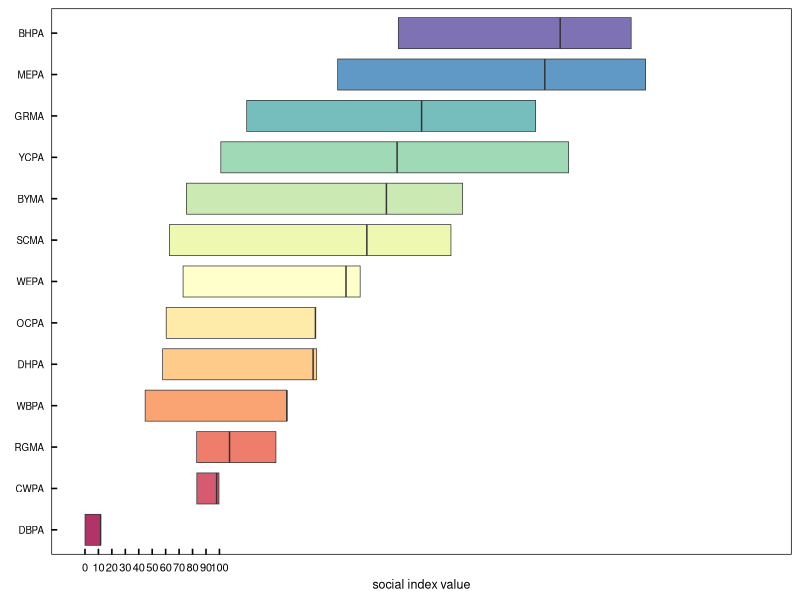
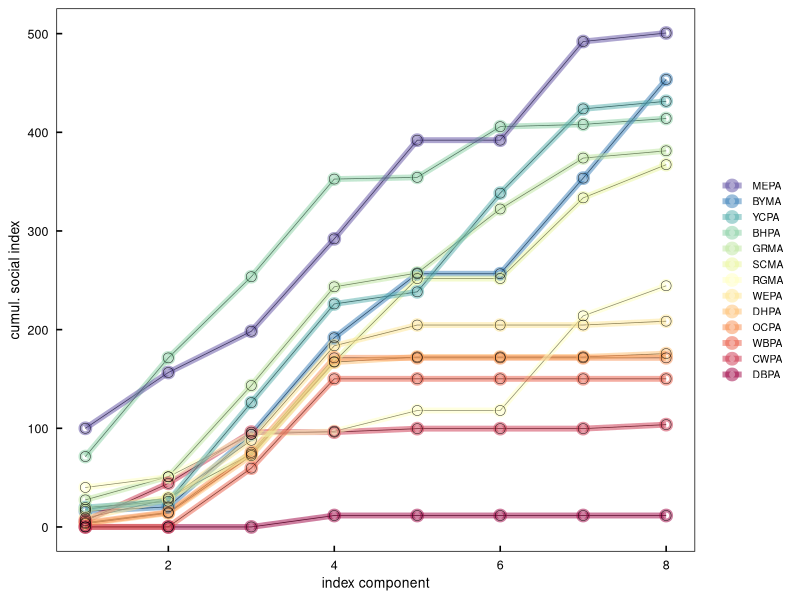
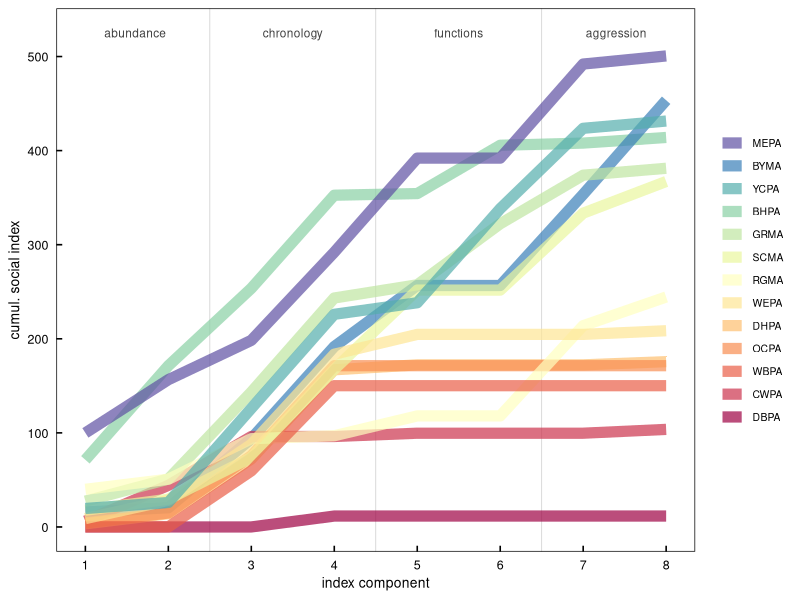

Write the R code that produced these figures, in order.
#### this script is compiling data for the sociality index 
#### then some basic dataviz


library(ggplot2)      # plotting and viz
library(plyr)         # legacy df manipulation
library(dplyr)        # variable grouping and manipulation
library(reshape)      # legacy df manipulation
library(data.table)   # legacy functions on df 
library(tidyverse)
library(tidyr)        # gathering and spreading
library(zoo)          # roll mean
library(ggthemes)     # helpful ggplot themes
library(forcats)
library(scales)
library(RColorBrewer) # pretty colors
library(ggridges)
library(colorspace)
library(patchwork)
library(lubridate)    # formatting times dates


# my custom ggplot theme
themeKV <- theme_few()+
  theme(strip.background = element_blank(),
        axis.line = element_blank(),
        axis.text.x = element_text(colour = "black", margin = margin(0.2, unit = "cm")),
        axis.text.y = element_text(colour = "black", margin = margin(c(1, 0.2), unit = "cm")),
        axis.ticks.x = element_line(colour = "black"), axis.ticks.y = element_line(colour = "black"),
        axis.ticks.length=unit(-0.15, "cm"),element_line(colour = "black", linewidth=.25),
        panel.border = element_rect(colour = "black", fill=NA, linewidth=.5),
        legend.title=element_blank(),
        strip.text=element_text(hjust=0))


#### read in beak and wing morph data
#setwd("/Users/kylevanhoutan/colpa_flock/")
# df <- read.csv('data/sociality.csv')
df <- read.csv('data/sociality2.csv')
sociality <- df %>% gather(key="OBSERV", value="ESTIMATE", 2:9) 
sociality$OBSERV <- str_replace(sociality$OBSERV,"X", "")  # remove Xs that were added
sociality$OBSERV <- as.numeric(sociality$OBSERV)  # convert to numeric

# make 13 color Brewer palette
getPalette = colorRampPalette(brewer.pal(11, "Spectral")) # interpolate colors to fit the 13 parrot species
Spectral13 <- getPalette(13) 

# now make box plot, sorting largest to smallest by species
ggplot(sociality, aes(fill=fct_reorder(SPECIES,ESTIMATE, .fun=median), x=ESTIMATE,
                      y=fct_reorder(SPECIES,ESTIMATE, .fun=median, .desc=FALSE))) +
  themeKV + theme(axis.text.y = element_text(size = 7), axis.text.x = element_text(size = 8),
                  axis.title.x = element_text(size = 9),axis.title.y = element_text(size = 0),
                  legend.position = "none") + 
  geom_boxplot(outlier.shape = NA, coef = 0, # remove outliers and whiskers
               lwd=0.25, alpha = 0.8) +
  scale_fill_manual(values = Spectral13) + # bring in manual palette
  xlab("social index value") +
  scale_x_continuous(breaks = seq(0, 100, by = 10))


ggplot(sociality, aes(x=OBSERV, y=ESTIMATE, group = SPECIES)) +
  themeKV + theme(axis.text.x = element_text(size = 9),
                              axis.title.x = element_text(size = 10),
                              axis.text.y = element_text(size = 9),
                              axis.title.y = element_text(size = 10),
                              legend.key.height = unit(0.4, 'cm'), # shrink the native height of legend
                              legend.text = element_text(size=7.5)) + # reduce font size on legend
  geom_line(linewidth = 0.25, alpha = 0.9) + 
  geom_line(aes(color=fct_reorder(SPECIES,ESTIMATE, .fun=max)),linewidth = 2, alpha = 0.5) + 
  geom_point(shape = 21, size = 2, stroke = 2, alpha = 0.5,
             aes(color=fct_reorder(SPECIES,ESTIMATE, .fun=max)))+
  geom_point(shape = 21, size = 3.2, stroke = 0.25, alpha = 0.9)+
  scale_color_manual(values = Spectral13) + # bring in manual palette
  ylab("cumul. social index") +
  xlab("index component") +
  guides(color = guide_legend(reverse=TRUE, # reverse legend sort order to match data sort
                              override.aes = list(size=2))) # reduce point size in legend

vlines <- c(2.5, 4.5, 6.5) # define breaks between groups of sociality index factors
ggplot(sociality, aes(x=OBSERV, y=ESTIMATE, group = SPECIES)) +
  themeKV + theme(axis.text.x = element_text(size = 9),
                  axis.title.x = element_text(size = 10),
                  axis.text.y = element_text(size = 9),
                  axis.title.y = element_text(size = 10),
                  legend.key.height = unit(0.4, 'cm'), # shrink the native height of legend
                  legend.text = element_text(size=7.5)) + # reduce font size on legend
  #geom_point(shape = 21, size = 2.5, stroke = 1.2,
   #          aes(color=fct_reorder(SPECIES,ESTIMATE, .fun=max, alpha=0.9), ))+
  geom_vline(xintercept = vlines, alpha = 0.2, size = 0.25, color = "#000000") +
  geom_line(aes(color=fct_reorder(SPECIES,ESTIMATE, .fun=max)),linewidth = 3.8, alpha = 0.7) + 
  # geom_point(shape = 21, size = 3.2, stroke = 0.25, alpha = 0.9)+
  scale_color_manual(values = Spectral13) + # bring in manual palette
  scale_x_continuous(breaks = seq(1, 8, by = 1), limits = c(1,8)) + # tighten up white space
  ylab("cumul. social index") +
  xlab("index component") +
  annotate("text", x = 1.6, y = 525, label = "abundance", alpha = 0.75, size = 3)+
  annotate("text", x = 3.5, y = 525, label = "chronology", alpha = 0.75, size = 3)+
  annotate("text", x = 5.5, y = 525, label = "functions", alpha = 0.75, size = 3)+
  annotate("text", x = 7.4, y = 525, label = "aggression", alpha = 0.75, size = 3)+
  guides(color = guide_legend(reverse=TRUE, # reverse legend sort order to match data sort
                              override.aes = list(size=2))) # reduce point size in legend
# must use effect/stylize/drop shadow and object/path/outline stroke in Ai
